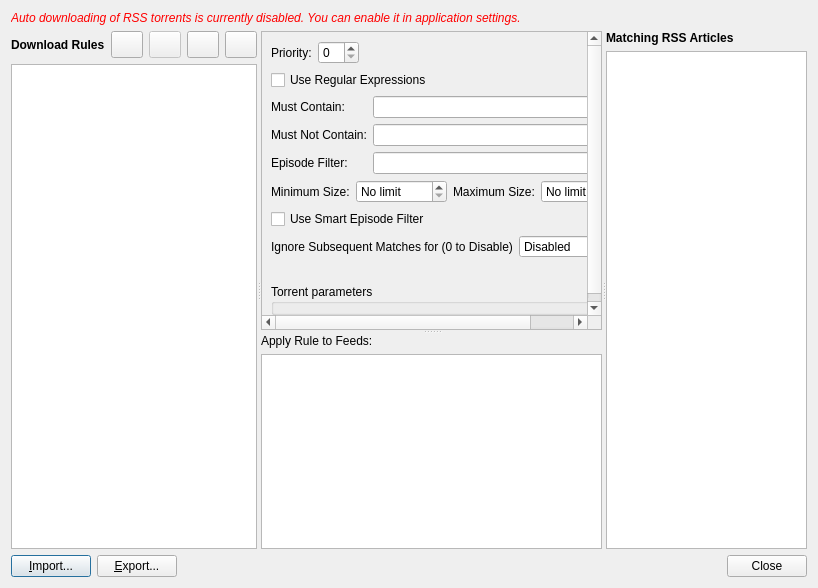
<?xml version="1.0" encoding="UTF-8"?>
<ui version="4.0">
 <class>AutomatedRssDownloader</class>
 <widget class="QDialog" name="AutomatedRssDownloader">
  <property name="geometry">
   <rect>
    <x>0</x>
    <y>0</y>
    <width>818</width>
    <height>588</height>
   </rect>
  </property>
  <property name="windowTitle">
   <string>RSS Downloader</string>
  </property>
  <layout class="QVBoxLayout" name="verticalLayout_4">
   <item>
    <widget class="QLabel" name="labelWarn">
     <property name="font">
      <font>
       <italic>true</italic>
      </font>
     </property>
     <property name="styleSheet">
      <string notr="true">color: red;</string>
     </property>
     <property name="text">
      <string>Auto downloading of RSS torrents is currently disabled. You can enable it in application settings.</string>
     </property>
     <property name="wordWrap">
      <bool>true</bool>
     </property>
    </widget>
   </item>
   <item>
    <widget class="QSplitter" name="mainSplitter">
     <property name="sizePolicy">
      <sizepolicy hsizetype="Expanding" vsizetype="Expanding">
       <horstretch>0</horstretch>
       <verstretch>0</verstretch>
      </sizepolicy>
     </property>
     <property name="orientation">
      <enum>Qt::Orientation::Horizontal</enum>
     </property>
     <widget class="QWidget" name="ruleListLayoutWidget">
      <layout class="QVBoxLayout" name="ruleListLayout">
       <item>
        <layout class="QHBoxLayout" name="ruleListHeaderLayout">
         <item>
          <widget class="QLabel" name="ruleListLabel">
           <property name="font">
            <font>
             <bold>true</bold>
            </font>
           </property>
           <property name="text">
            <string>Download Rules</string>
           </property>
          </widget>
         </item>
         <item>
          <widget class="QToolButton" name="cloneRuleBtn">
           <property name="iconSize">
            <size>
             <width>24</width>
             <height>20</height>
            </size>
           </property>
          </widget>
         </item>
         <item>
          <widget class="QToolButton" name="renameRuleBtn">
           <property name="enabled">
            <bool>false</bool>
           </property>
           <property name="toolTip">
            <string>Rename selected rule. You can also use the F2 hotkey to rename.</string>
           </property>
           <property name="iconSize">
            <size>
             <width>24</width>
             <height>20</height>
            </size>
           </property>
          </widget>
         </item>
         <item>
          <widget class="QToolButton" name="removeRuleBtn">
           <property name="iconSize">
            <size>
             <width>24</width>
             <height>20</height>
            </size>
           </property>
          </widget>
         </item>
         <item>
          <widget class="QToolButton" name="addRuleBtn">
           <property name="iconSize">
            <size>
             <width>24</width>
             <height>20</height>
            </size>
           </property>
          </widget>
         </item>
        </layout>
       </item>
       <item>
        <widget class="QListWidget" name="ruleList">
         <property name="contextMenuPolicy">
          <enum>Qt::ContextMenuPolicy::CustomContextMenu</enum>
         </property>
        </widget>
       </item>
      </layout>
     </widget>
     <widget class="QSplitter" name="ruleDefSplitter">
      <property name="orientation">
       <enum>Qt::Orientation::Vertical</enum>
      </property>
      <widget class="QScrollArea" name="ruleScrollArea">
       <property name="sizePolicy">
        <sizepolicy hsizetype="Preferred" vsizetype="Expanding">
         <horstretch>0</horstretch>
         <verstretch>0</verstretch>
        </sizepolicy>
       </property>
       <property name="verticalScrollBarPolicy">
        <enum>Qt::ScrollBarPolicy::ScrollBarAlwaysOn</enum>
       </property>
       <property name="horizontalScrollBarPolicy">
        <enum>Qt::ScrollBarPolicy::ScrollBarAsNeeded</enum>
       </property>
       <property name="sizeAdjustPolicy">
        <enum>QAbstractScrollArea::SizeAdjustPolicy::AdjustToContentsOnFirstShow</enum>
       </property>
       <property name="widgetResizable">
        <bool>true</bool>
       </property>
       <widget class="QWidget" name="scrollAreaWidgetContents">
        <property name="geometry">
         <rect>
          <x>0</x>
          <y>0</y>
          <width>370</width>
          <height>277</height>
         </rect>
        </property>
        <layout class="QVBoxLayout" name="verticalLayout_8" stretch="0,0,0,0,0,0,0,1">
         <item>
          <layout class="QHBoxLayout" name="priorityLayout">
           <item>
            <widget class="QLabel" name="priorityLabel">
             <property name="text">
              <string>Priority:</string>
             </property>
            </widget>
           </item>
           <item>
            <widget class="QSpinBox" name="prioritySpinBox"/>
           </item>
           <item>
            <spacer name="prioritySpacer">
             <property name="orientation">
              <enum>Qt::Orientation::Horizontal</enum>
             </property>
             <property name="sizeHint" stdset="0">
              <size>
               <width>40</width>
               <height>20</height>
              </size>
             </property>
            </spacer>
           </item>
          </layout>
         </item>
         <item>
          <widget class="QCheckBox" name="checkRegex">
           <property name="text">
            <string>Use Regular Expressions</string>
           </property>
          </widget>
         </item>
         <item>
          <layout class="QGridLayout" name="gridLayout">
           <item row="0" column="0">
            <widget class="QLabel" name="labelMustContain">
             <property name="text">
              <string>Must Contain:</string>
             </property>
            </widget>
           </item>
           <item row="0" column="1">
            <widget class="QLineEdit" name="lineContains"/>
           </item>
           <item row="0" column="2">
            <widget class="QLabel" name="labelMustStat">
             <property name="maximumSize">
              <size>
               <width>18</width>
               <height>18</height>
              </size>
             </property>
            </widget>
           </item>
           <item row="1" column="0">
            <widget class="QLabel" name="labelMustNotContain">
             <property name="text">
              <string>Must Not Contain:</string>
             </property>
            </widget>
           </item>
           <item row="1" column="1">
            <widget class="QLineEdit" name="lineNotContains"/>
           </item>
           <item row="1" column="2">
            <widget class="QLabel" name="labelMustNotStat">
             <property name="maximumSize">
              <size>
               <width>18</width>
               <height>18</height>
              </size>
             </property>
            </widget>
           </item>
           <item row="2" column="0">
            <widget class="QLabel" name="lblEFilter">
             <property name="text">
              <string>Episode Filter:</string>
             </property>
            </widget>
           </item>
           <item row="2" column="1">
            <widget class="QLineEdit" name="lineEFilter"/>
           </item>
           <item row="2" column="2">
            <widget class="QLabel" name="lblEFilterStat">
             <property name="maximumSize">
              <size>
               <width>18</width>
               <height>18</height>
              </size>
             </property>
            </widget>
           </item>
           <item row="2" column="2">
            <widget class="QLabel" name="labelEpFilterStat">
             <property name="maximumSize">
              <size>
               <width>18</width>
               <height>18</height>
              </size>
             </property>
            </widget>
           </item>
          </layout>
         </item>
         <item>
          <layout class="QHBoxLayout" name="sizeLimitsLayout">
           <item>
            <widget class="QLabel" name="lblMinSize">
             <property name="text">
              <string>Minimum Size:</string>
             </property>
            </widget>
           </item>
           <item>
            <widget class="QSpinBox" name="spinMinSize">
             <property name="toolTip">
              <string>Applies only to articles whose feed tells the size. Other articles aren't filtered by size.</string>
             </property>
             <property name="specialValueText">
              <string>No limit</string>
             </property>
             <property name="suffix">
              <string> MiB</string>
             </property>
             <property name="maximum">
              <number>2147483647</number>
             </property>
            </widget>
           </item>
           <item>
            <widget class="QLabel" name="lblMaxSize">
             <property name="text">
              <string>Maximum Size:</string>
             </property>
            </widget>
           </item>
           <item>
            <widget class="QSpinBox" name="spinMaxSize">
             <property name="toolTip">
              <string>Applies only to articles whose feed tells the size. Other articles aren't filtered by size.</string>
             </property>
             <property name="specialValueText">
              <string>No limit</string>
             </property>
             <property name="suffix">
              <string> MiB</string>
             </property>
             <property name="maximum">
              <number>2147483647</number>
             </property>
            </widget>
           </item>
           <item>
            <spacer name="sizeLimitsSpacer">
             <property name="orientation">
              <enum>Qt::Orientation::Horizontal</enum>
             </property>
             <property name="sizeHint" stdset="0">
              <size>
               <width>40</width>
               <height>20</height>
              </size>
             </property>
            </spacer>
           </item>
          </layout>
         </item>
         <item>
          <widget class="QCheckBox" name="checkSmart">
           <property name="toolTip">
            <string>Smart Episode Filter will check the episode number to prevent downloading of duplicates.
Supports the formats: S01E01, 1x1, 2017.12.31 and 31.12.2017 (Date formats also support - as a separator)</string>
           </property>
           <property name="text">
            <string>Use Smart Episode Filter</string>
           </property>
          </widget>
         </item>
         <item>
          <layout class="QHBoxLayout" name="ignorePeriodLayout">
           <item>
            <widget class="QLabel" name="lblIgnoreDays">
             <property name="text">
              <string extracomment="... X days">Ignore Subsequent Matches for (0 to Disable)</string>
             </property>
            </widget>
           </item>
           <item>
            <widget class="QSpinBox" name="spinIgnorePeriod">
             <property name="enabled">
              <bool>true</bool>
             </property>
             <property name="specialValueText">
              <string>Disabled</string>
             </property>
             <property name="suffix">
              <string> days</string>
             </property>
             <property name="minimum">
              <number>0</number>
             </property>
             <property name="maximum">
              <number>365</number>
             </property>
            </widget>
           </item>
          </layout>
         </item>
         <item>
          <widget class="QLabel" name="lblLastMatch">
           <property name="enabled">
            <bool>true</bool>
           </property>
           <property name="alignment">
            <set>Qt::AlignmentFlag::AlignRight|Qt::AlignmentFlag::AlignTrailing|Qt::AlignmentFlag::AlignVCenter</set>
           </property>
          </widget>
         </item>
         <item>
          <widget class="QGroupBox" name="torrentParametersGroupBox">
           <property name="title">
            <string>Torrent parameters</string>
           </property>
           <property name="flat">
            <bool>true</bool>
           </property>
           <layout class="QVBoxLayout" name="verticalLayout_7">
            <property name="leftMargin">
             <number>0</number>
            </property>
            <property name="topMargin">
             <number>0</number>
            </property>
            <property name="rightMargin">
             <number>0</number>
            </property>
            <property name="bottomMargin">
             <number>0</number>
            </property>
           </layout>
          </widget>
         </item>
         <item>
          <spacer name="verticalSpacer">
           <property name="orientation">
            <enum>Qt::Orientation::Vertical</enum>
           </property>
           <property name="sizeHint" stdset="0">
            <size>
             <width>20</width>
             <height>0</height>
            </size>
           </property>
          </spacer>
         </item>
        </layout>
       </widget>
      </widget>
      <widget class="QWidget" name="layoutWidget">
       <layout class="QVBoxLayout" name="verticalLayout">
        <property name="sizeConstraint">
         <enum>QLayout::SizeConstraint::SetDefaultConstraint</enum>
        </property>
        <item>
         <widget class="QLabel" name="lblListFeeds">
          <property name="font">
           <font>
            <bold>false</bold>
           </font>
          </property>
          <property name="text">
           <string>Apply Rule to Feeds:</string>
          </property>
         </widget>
        </item>
        <item>
         <widget class="QListWidget" name="listFeeds"/>
        </item>
       </layout>
      </widget>
     </widget>
     <widget class="QWidget" name="matchingArticlesLayoutWidget">
      <layout class="QVBoxLayout" name="matchingArticlesLayout">
       <item>
        <widget class="QLabel" name="matchingArticlesLabel">
         <property name="font">
          <font>
           <bold>true</bold>
          </font>
         </property>
         <property name="text">
          <string>Matching RSS Articles</string>
         </property>
        </widget>
       </item>
       <item>
        <widget class="QTreeWidget" name="matchingArticlesTree">
         <attribute name="headerVisible">
          <bool>false</bool>
         </attribute>
         <column>
          <property name="text">
           <string notr="true">1</string>
          </property>
         </column>
        </widget>
       </item>
      </layout>
     </widget>
    </widget>
   </item>
   <item>
    <layout class="QHBoxLayout" name="buttonsLayout">
     <item>
      <widget class="QPushButton" name="importBtn">
       <property name="enabled">
        <bool>true</bool>
       </property>
       <property name="text">
        <string>&amp;Import...</string>
       </property>
      </widget>
     </item>
     <item>
      <widget class="QPushButton" name="exportBtn">
       <property name="enabled">
        <bool>true</bool>
       </property>
       <property name="text">
        <string>&amp;Export...</string>
       </property>
      </widget>
     </item>
     <item>
      <widget class="QDialogButtonBox" name="buttonBox">
       <property name="focusPolicy">
        <enum>Qt::FocusPolicy::StrongFocus</enum>
       </property>
       <property name="standardButtons">
        <set>QDialogButtonBox::StandardButton::Close</set>
       </property>
      </widget>
     </item>
    </layout>
   </item>
  </layout>
 </widget>
 <resources/>
 <connections/>
</ui>
